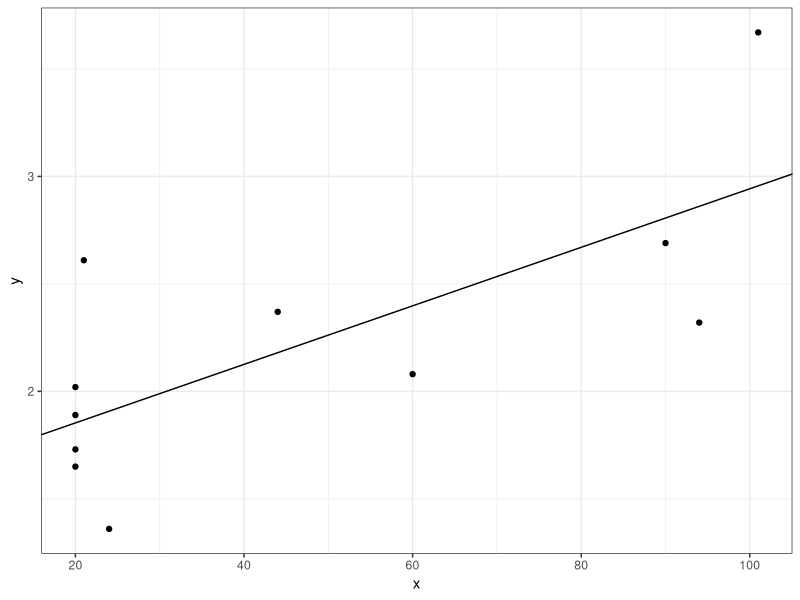

Reproduce this figure in R. (Note: this script raises an error after producing the figure.)
## class three
## Just copying Jon's code, taking notes from what he says

x <- 5

## Both semi-colon and double parentheses are ways to create and print an object.
v <- c(1,3,5,7); v
(v <- c(1,3,5,7))

v[3]

## R assumes any column is a column, not a row
## That's not how they're dealt with in matrix algebra.

# matrices
A <- matrix(data = c(3,-1,0,4,5,3))
another.matrix <- matrix(data = c(3,-1,0,4,5,3), nrow = 3); another.matrix

## Give it a not easily divided number of rows, and it recycles data to fill it in. 
A1 <- matrix(data = c(3,-1,0,4,5,3), nrow = 4); A1

## Can do by row
B <- matrix(data = c(3,-1,0,4,5,3), nrow = 3, byrow = TRUE); B

## Multiply first row of B by ten
B[1,] <- B[1,] * 10

## Matrix addition and subtraction
A <- matrix(data = c(3,-1,0,4,5,2), nrow = 3)
B <- matrix(data = c(4,1,-2,8,-3,6), nrow = 3)
C <- A + B; C

## 'Order doesn't really matter for matrix addition' ##
## 'Just like regular math, order matters for subtraction' ##
## Both happen one element at a time

## 'Scalar multiplication is pretty trivial ##
k <- 3
A <- matrix(data = c(1,2,3,0,2,0,-5,3), nrow = 2)
k * A
A * k
c <- 5
c * (k * A)
(c * k) * A
B <- matrix(data = c(1,2,3,0,2,0,-5,3), nrow = 2)
k * (A + B)
k * A + k * B

## Matrix multiplication
A <- matrix(data = c(1,2,3,0,3,-2), nrow = 2)
# A is a 2x3 matrix
B <- matrix(data = c(1,3,-1,-2,2,3,2,2,3), nrow = 3)
# B is a 3x3 matrix

## 'If the inner dimensions match, the outer dimensions will give the dimensionality of the new object. 

A %*% B

## If a matrix is symmetric, A - t(A) gives you a matrix of zeros

## We can pull the matrix diagonal out using the diag() function

A <- matrix(data = c(1,2,2,2,4,3,2,3,-4), nrow = 3)
# What are the dimensions of this matrix?

A
t(A)
A - t(A)

I <- diag(x = 4); I

A
solve(a = A)
A %*% solve(a = A)

##### class data
chlorella <- read.csv("data/chlorella.csv", header = TRUE,
                      row.names = 1)
chlorella

X <- matrix(data = c(rep(1,11), chlorella$x), nrow = 11)
X
dim(X)

solve(t(X) %*% X)

b <- solve(t(X) %*% X) %*% (t(X) %*% chlorella$y)

library(ggplot2)
gg <- ggplot(data = chlorella, aes(x = x, y = y)) +
  geom_point() +
  geom_abline(intercept = b[1], slope = b[2]) +
  theme_bw()

predict(gg, 1)
